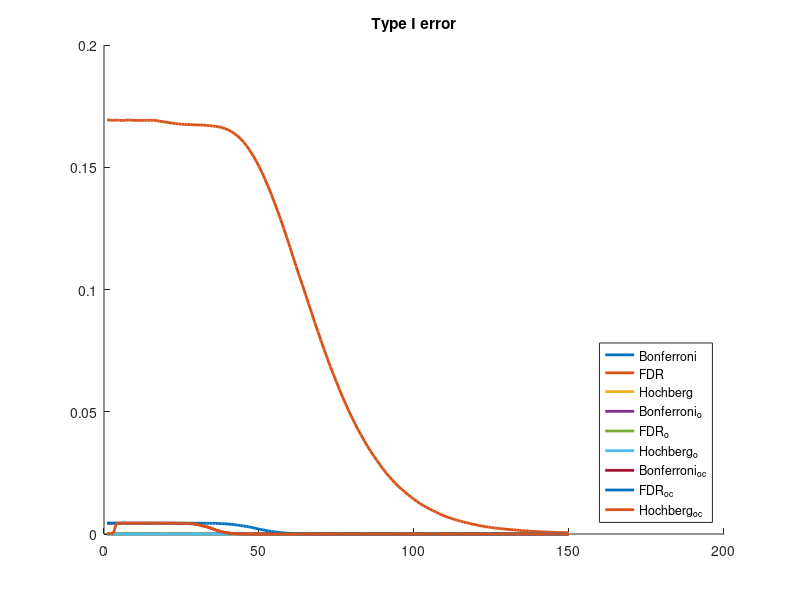
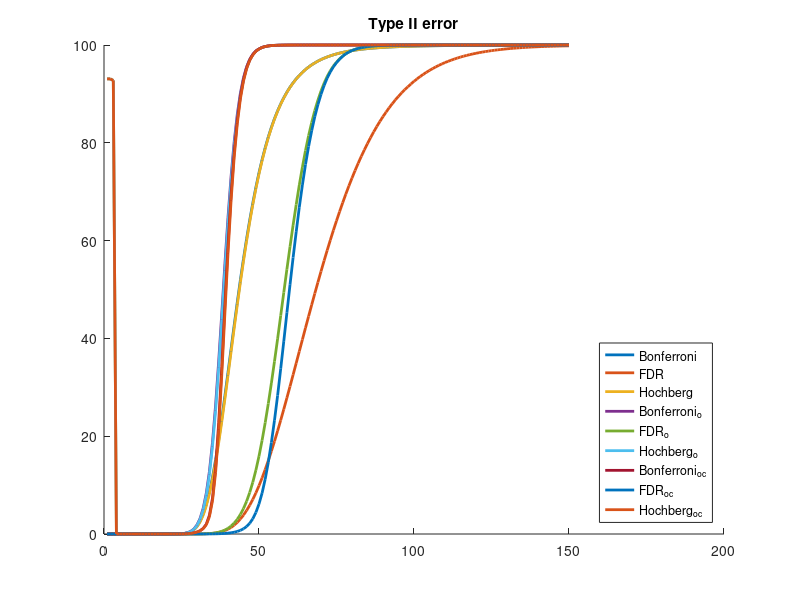

These charts were generated, in order, by the following MATLAB code:
% Load results:
load('ROI_TestCasesResults.mat');

% ------------------------------------------------------------------------

% Initialize counters for the errors and total number of pixels:
err_Bon = zeros(max_sigma, 2);
err_FDR = zeros(max_sigma, 2);
err_Hoc = zeros(max_sigma, 2);
err_Bon_o = zeros(max_sigma, 2);
err_FDR_o = zeros(max_sigma, 2);
err_Hoc_o = zeros(max_sigma, 2);
err_Bon_oc = zeros(max_sigma, 2);
err_FDR_oc = zeros(max_sigma, 2);
err_Hoc_oc = zeros(max_sigma, 2);
t = zeros(1, 2);

% Loop over dimensions:
for i = 1 : size(dims, 2)
    
    % Generate name of the substructure of the dimension:
    dim_name = strcat('pxl', num2str(dims(i)), 'x', num2str(dims(i)));
    
    for j = 1 : nr_pictures
        
        % Add results to the counters results:
        t = t + cases.(dim_name).(strcat('t', num2str(j))) / 100;
        err_Bon = err_Bon + cases.(dim_name).(strcat('err_Bon', num2str(j)));
        err_FDR = err_FDR + cases.(dim_name).(strcat('err_FDR', num2str(j)));
        err_Hoc = err_Hoc + cases.(dim_name).(strcat('err_Hoc', num2str(j)));
        err_Bon_o = err_Bon_o + cases.(dim_name).(strcat('err_Bon_o', num2str(j)));
        err_FDR_o = err_FDR_o + cases.(dim_name).(strcat('err_FDR_o', num2str(j)));
        err_Hoc_o = err_Hoc_o + cases.(dim_name).(strcat('err_Hoc_o', num2str(j)));
        err_Bon_oc = err_Bon_oc + cases.(dim_name).(strcat('err_Bon_oc', num2str(j)));
        err_FDR_oc = err_FDR_oc + cases.(dim_name).(strcat('err_FDR_oc', num2str(j)));
        err_Hoc_oc = err_Hoc_oc + cases.(dim_name).(strcat('err_Hoc_oc', num2str(j)));
        
    end
end

% ------------------------------------------------------------------------

sigma_range = 1 : max_sigma;

% Type I error plot
figure(1)
hold on
plot(sigma_range, err_Bon(:, 1) / t(2), 'Linewidth', 2.0)
plot(sigma_range, err_FDR(:, 1) / t(2), 'Linewidth', 2.0)
plot(sigma_range, err_Hoc(:, 1) / t(2), 'Linewidth', 2.0)
plot(sigma_range, err_Bon_o(:, 1) / t(2), 'Linewidth', 2.0)
plot(sigma_range, err_FDR_o(:, 1) / t(2), 'Linewidth', 2.0)
plot(sigma_range, err_Hoc_o(:, 1) / t(2), 'Linewidth', 2.0)
plot(sigma_range, err_Bon_oc(:, 1) / t(2), 'Linewidth', 2.0)
plot(sigma_range, err_FDR_oc(:, 1) / t(2), 'Linewidth', 2.0)
plot(sigma_range, err_Hoc_oc(:, 1) / t(2), 'Linewidth', 2.0)
hold off
legend('Bonferroni', 'FDR', 'Hochberg', 'Bonferroni_{o}', 'FDR_{o}', 'Hochberg_{o}', 'Bonferroni_{oc}', 'FDR_{oc}', 'Hochberg_{oc}', 'Location', 'southeast')
title('Type I error')

% Type II error plot
figure(2)
hold on
plot(sigma_range, err_Bon(:, 2) / t(1), 'Linewidth', 2.0)
plot(sigma_range, err_FDR(:, 2) / t(1), 'Linewidth', 2.0)
plot(sigma_range, err_Hoc(:, 2) / t(1), 'Linewidth', 2.0)
plot(sigma_range, err_Bon_o(:, 2) / t(1), 'Linewidth', 2.0)
plot(sigma_range, err_FDR_o(:, 2) / t(1), 'Linewidth', 2.0)
plot(sigma_range, err_Hoc_o(:, 2) / t(1), 'Linewidth', 2.0)
plot(sigma_range, err_Bon_oc(:, 2) / t(1), 'Linewidth', 2.0)
plot(sigma_range, err_FDR_oc(:, 2) / t(1), 'Linewidth', 2.0)
plot(sigma_range, err_Hoc_oc(:, 2) / t(1), 'Linewidth', 2.0)
hold off
legend('Bonferroni', 'FDR', 'Hochberg', 'Bonferroni_{o}', 'FDR_{o}', 'Hochberg_{o}', 'Bonferroni_{oc}', 'FDR_{oc}', 'Hochberg_{oc}', 'Location', 'southeast')
title('Type II error')